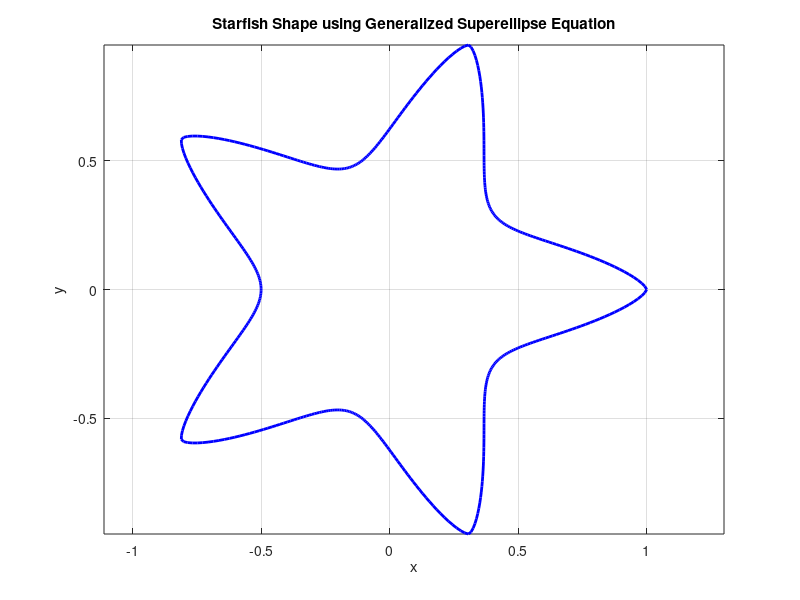

This figure's MATLAB source:
% Parameters
a = 1;
b = 1;
m = 5;       % Number of arms of the starfish
n1 = 0.25;      % Controls the overall shape
n2 = 1.5;      % Controls the shape along the x-axis
n3 = 1.5;      % Controls the shape along the y-axis
num_points = 500;

% Generate angles
theta = linspace(0, 2*pi, num_points);

% Polar equation for the generalized superellipse  (https://mathworld.wolfram.com/Superellipse.html)
r = ((abs(cos(m * theta / 4) / a).^n2 + abs(sin(m * theta / 4) / b).^n3).^(-1/n1));

% Parametric equations
x = r .* cos(theta);
y = r .* sin(theta);

% Plot the starfish shape
figure;
plot(x, y, 'b-', 'LineWidth', 2);
axis equal;
title('Starfish Shape using Generalized Superellipse Equation');
xlabel('x');
ylabel('y');
grid on;
